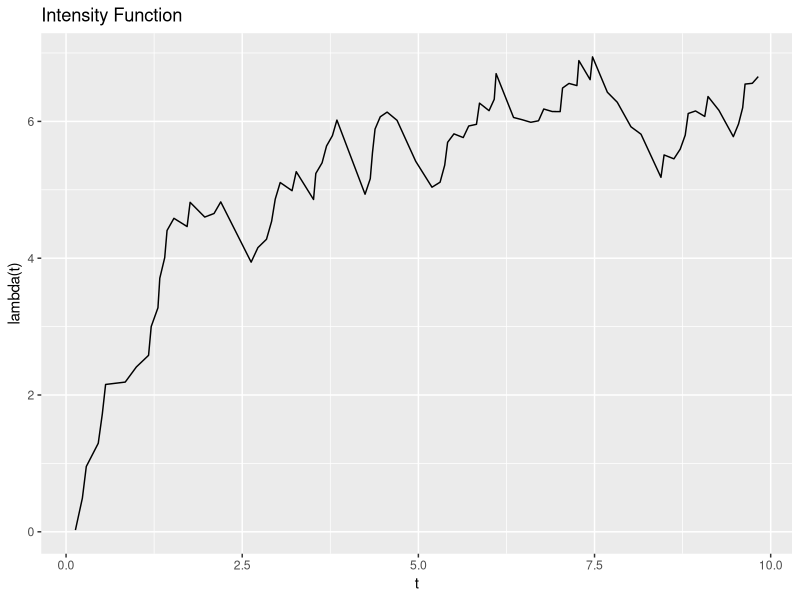
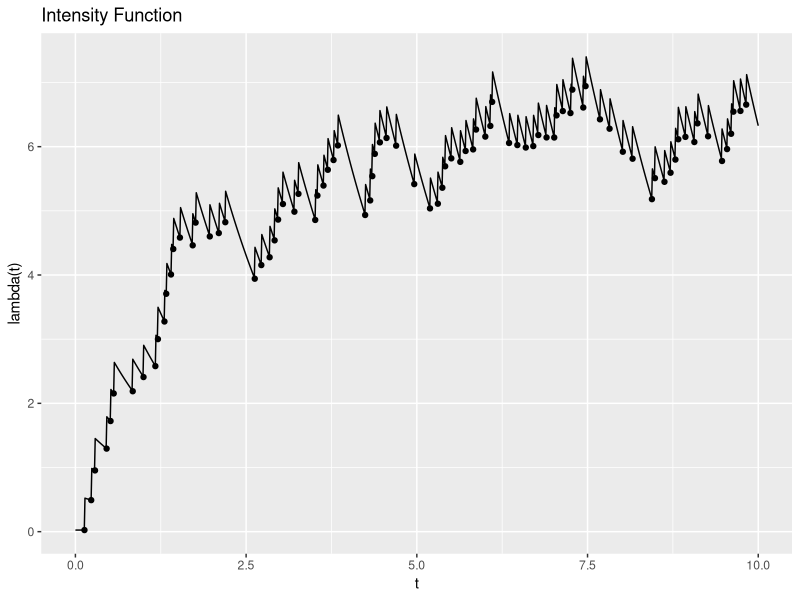
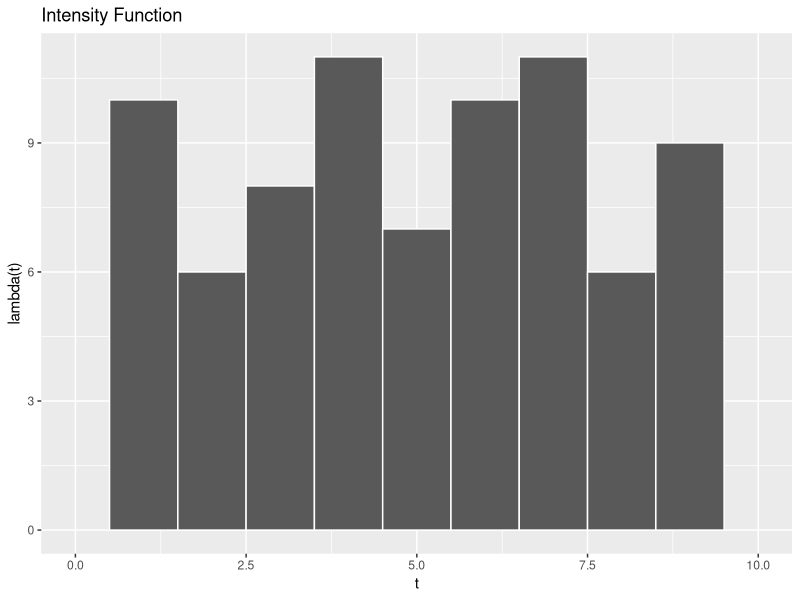
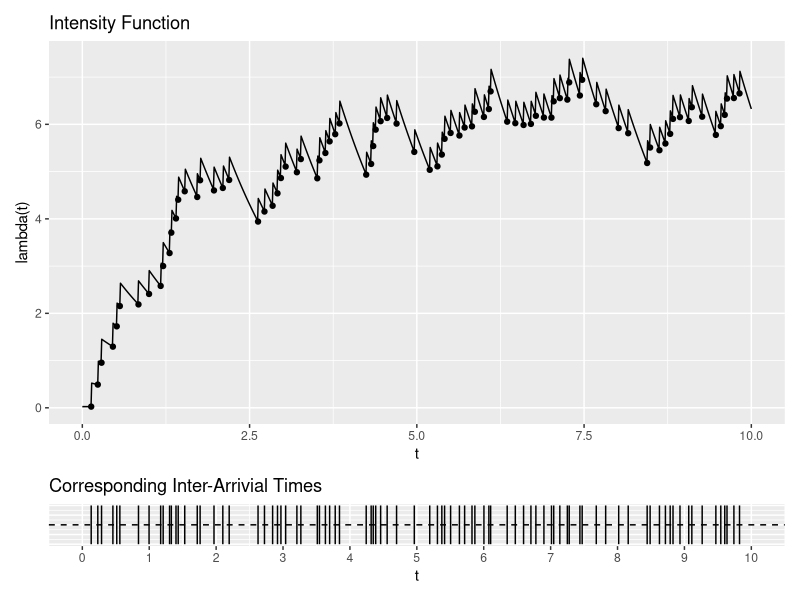
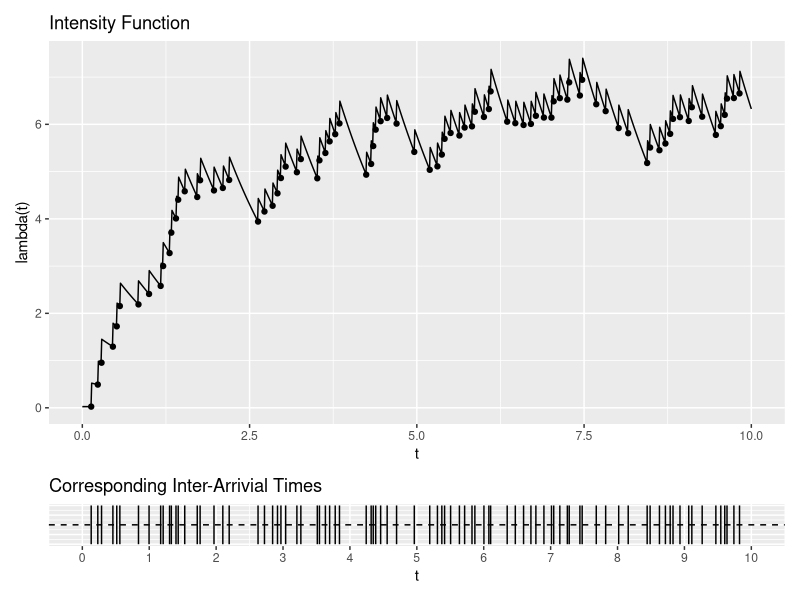
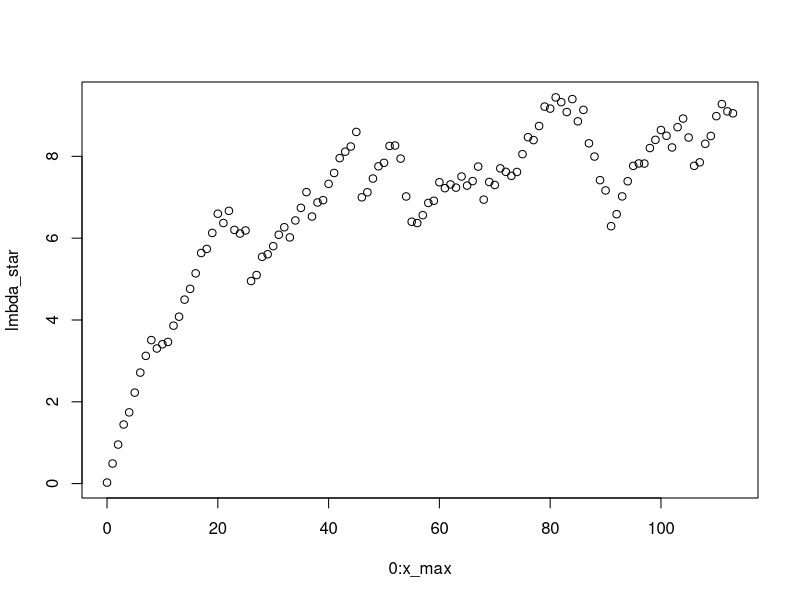
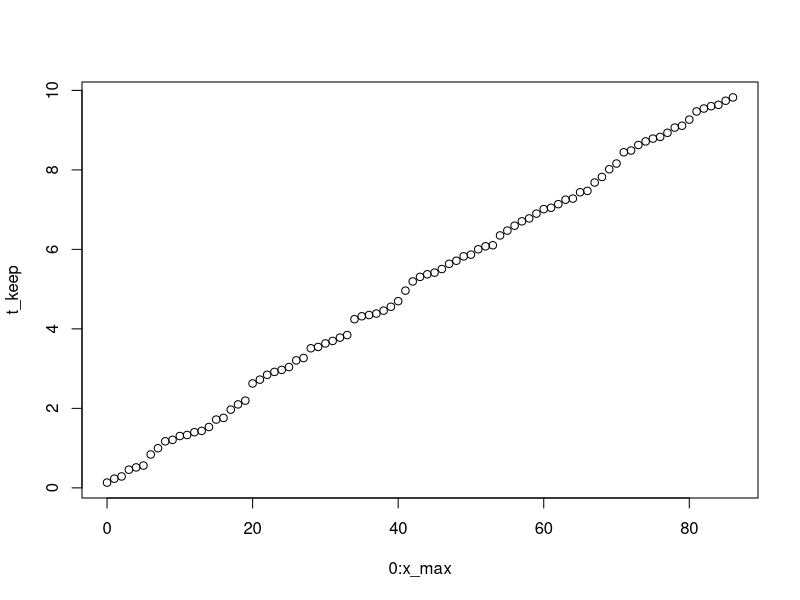

Write the R code that produced these figures, in order.
## ---- chunk 1
library(tidyverse)
library(ggplot2)
library(patchwork)
## ---- chunk 2
# Simuluate HPP
set.seed(1) # for reproducibility

t_max <- 10
t <- 0

lmbda <- 10

t_vec <- numeric(0) # vector of t # consider change it to t_vec

while(t <= t_max){
  u       <- runif(1)
  t       <-  t - log(u)/lmbda                # t ~ exp(1/lambda)
  if(t < t_max) {
    t_vec <- c(t_vec,t)
  }
}
## ---- chunk 3
# Writing the thinning algorithm using James's way 

# Initialize
# Note that mu > 0 and 0 < alpha < beta ??
mu = 0.025
alpha = 0.5
beta = 0.7

# Create lambda(t) function
lmbda_fun <- function(time, obs){
  diff = time - obs
  diff = diff[diff > 0]
  a = sum(alpha * exp(-beta * diff)) 
  out = mu + a 
  return(out)
}

# Apply the lmbda_fun function
lmbda_star <- sapply(X = t_vec, FUN = lmbda_fun, obs = t_vec)
length(lmbda_star)
## ---- chunk 4
# lmbda_star #114
## ---- chunk 5
# t_vec # 114
## ---- chunk 6
# t_vec[runif(length(prob_keep)) < min(prob_keep, 1)] #75 
## ---- chunk 7
# lmbda_star[runif(length(prob_keep)) < min(prob_keep, 1)] #75 
## ---- chunk 8
set.seed(1)
lmbda <- median(lmbda_star) #10
prob_keep <- lmbda / lmbda_star
#t_keep <- t_vec[runif(length(prob_keep)) < min(prob_keep, 1)]
check <- runif(length(prob_keep)) < min(prob_keep, 1)
lmdba_keep <- lmbda_star[check]
t_keep <- t_vec[check]
length(lmdba_keep)
length(t_keep)
length(t_vec)
#prob_keep
#lmbda_star

## ---- chunk 9
# Plot Hawkes
# Create a df
df_Hawkes = tibble(
  x = t_keep, 
  y = 1:(length(t_keep)), #0:(length(X) - 1)
  lmbda = lmdba_keep, 
  lmbda2 = sapply(X = t_keep, FUN = lmbda_fun, obs = t_keep)
)

df_Hawkes2 = tibble(
  x = seq(0, 10, length.out = 1001), 
  y = sapply(X = x, FUN = lmbda_fun, obs = t_keep)
)


p_Hawkes <- ggplot(data=df_Hawkes, mapping=aes(x=x, y=y)) +
  geom_step() + 
  labs(title = "Hawkes Process", 
       x = "t", 
       y = "N(t)")
#p_Hawkes
## ---- chunk 10
# Plot time plot
p_Hawkes_time <- ggplot(data=df_Hawkes, mapping=aes(x=x, ymin = -0.5, ymax = 0.5)) +
  geom_linerange() + 
  geom_hline(aes(yintercept = 0), linetype = "dashed") + 
  labs(title = "Corresponding Inter-Arrivial Times", 
       x = "t", 
       y = "") +
  scale_x_continuous(limits = c(0, 10), breaks = seq(0, 10, by = 1)) + 
  theme(axis.text.y=element_blank(), axis.ticks.y=element_blank())
#p_Hawkes_time
## ---- chunk 11
# Plot lambda_star vs t
p_Hawkes_Int <- ggplot(df_Hawkes, aes(x=x, y=lmbda2)) + # y is not right 
  geom_line() +
  labs(title = "Intensity Function",
       x = "t", 
       y = "lambda(t)") 
p_Hawkes_Int

p_Hawkes_Int2 <- ggplot(df_Hawkes2, aes(x=x, y=y)) + # y is not right 
  geom_line() + 
  geom_point(aes(x=x, y=lmbda2), data = df_Hawkes) +
  labs(title = "Intensity Function",
       x = "t", 
       y = "lambda(t)") 
p_Hawkes_Int2
## ---- chunk 12
# Plot lambda (rate)
p_Hawkes_hist <- ggplot(data=df_Hawkes, mapping=aes(x=x)) + 
  geom_histogram(bins = 11, color = "white") + 
  labs(title = "Intensity Function",
       x = "t", 
       y = "lambda(t)") + 
  xlim(0, 10) # so that scale lines up
p_Hawkes_hist
## ---- chunk 13
# # Combine plots
# require(gridExtra)
# grid.arrange(p_Hawkes, p_Hawkes_time)
p_Hawkes_Int2 / p_Hawkes_time + plot_layout(heights = c(0.9, 0.1))
## ---- chunk 14
# Save output and adjust size
png(file = '/Users/franceslinyc/Hawkes-Process-2021/results/plot_1D_Hawkes.png', width = 450*2, height = 450*0.8)
p_Hawkes_Int2 / p_Hawkes_time + plot_layout(heights = c(0.9, 0.1))
## ---- chunk 15
# while(t <= t_max){
#   if(runif(1) < min(lmbda/lmbda_star, 1)){
#     X_keep <- c(X, t)
#   }
#   return(X_keep)
# }
## ---- chunk 16
# Plot lmbda_star
# Not thinned yet
length(lmbda_star) #114
x_max = length(lmbda_star) - 1
plot(x = 0:x_max, y = lmbda_star)
lmbda_star
## ---- chunk 17
# Plot lmbda_star
# Not thinned yet
length(t_keep) # 75
x_max = length(t_keep) - 1
plot(x = 0:x_max, y = t_keep)
